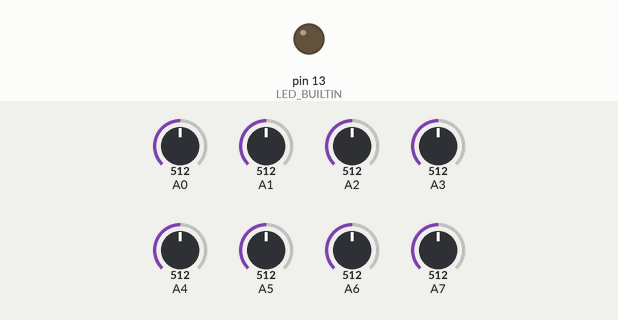
Bench run of a sketch on a simulated Arduino Nano, built with avr-gcc and run on an emulated ATmega328P. Parts: output pins drawn as LEDs (lit = HIGH). The inputs (shaded band) are chosen by the test bench; at power-on: A0 = 512, A1 = 512, A2 = 512, A3 = 512, A4 = 512, A5 = 512, A6 = 512, A7 = 512. What the sketch prints to the serial monitor is not drawn.

Above: at 0.1 s.
At 0.6 s:
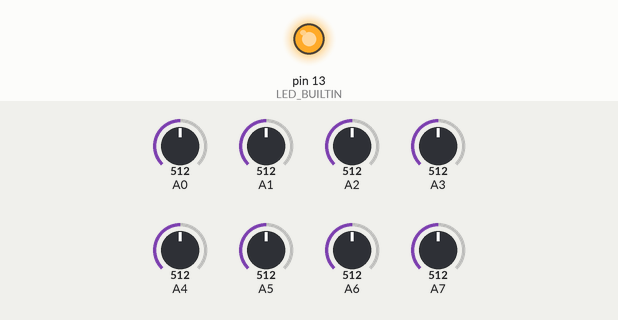
Timing chart, 0 to 22.0 s (numbered marks = the images above):
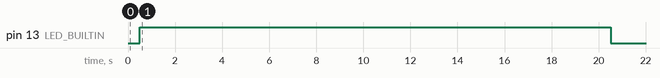

The sketch:

sensorTest.ino
```cpp
/* References
  QTR sensor: https://github.com/pololu/qtr-sensors-arduino/blob/master/examples/QTRAExample/QTRAExample.ino


*/

#include <QTRSensors.h>


QTRSensors qtr;
const uint8_t SensorCount = 8;
uint16_t sensorValues[SensorCount];
uint16_t position;


unsigned long currentMillis = 0;
unsigned long previousMillis = 0;
uint16_t inputTime = 500;


void setup() {
  Serial.begin(115200);
  Serial.println("Ready");

  // QTR sensors ////////////////////////////////////////////////////////////////////////////////
  qtr.setTypeAnalog();
  qtr.setSensorPins((const uint8_t[]){  A0, A1, A2, A3, A4, A5, A6, A7 }, SensorCount);
  qtr.setEmitterPin(2);

  delay(500);
  pinMode(LED_BUILTIN, OUTPUT);
  digitalWrite(LED_BUILTIN, HIGH);  // turn on Arduino's LED to indicate we are in calibration mode


  // analogRead() takes about 0.1 ms on an AVR.
  // 0.1 ms per sensor * 4 samples per sensor read (default) * 6 sensors
  // * 10 reads per calibrate() call = ~24 ms per calibrate() call.
  // Call calibrate() 400 times to make calibration take about 10 seconds.
  for (uint16_t i = 0; i < 400; i++)
  {
    qtr.calibrate();
    qtr.calibrate();
  }

  digitalWrite(LED_BUILTIN, LOW); // turn off Arduino's LED to indicate we are through with calibration


  // print the calibration minimum values measured when emitters were on
  Serial.begin(9600);
  for (uint8_t i = 0; i < SensorCount; i++)
  {
    Serial.print(qtr.calibrationOn.minimum[i]);
    Serial.print(' ');
  }
  Serial.println();

  // print the calibration maximum values measured when emitters were on
  for (uint8_t i = 0; i < SensorCount; i++)
  {
    Serial.print(qtr.calibrationOn.maximum[i]);
    Serial.print(' ');
  }
  Serial.println();
  Serial.println();
  delay(1000);

}

void loop() {
  if(currentMillis - previousMillis >= inputTime){
      position = qtr.readLineBlack(sensorValues); // Range 0-7000
      Serial.print("Position: ");
      Serial.println(position);
      previousMillis = currentMillis;
  }

  currentMillis = millis();
}
```
